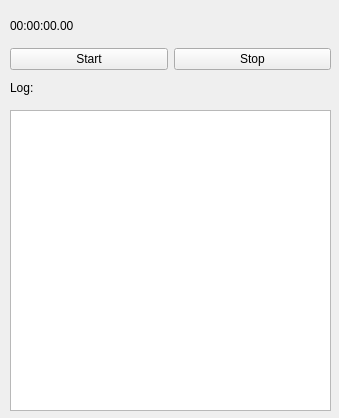
<?xml version="1.0" encoding="UTF-8"?>
<ui version="4.0">
 <class>MainWindow</class>
 <widget class="QMainWindow" name="MainWindow">
  <property name="geometry">
   <rect>
    <x>0</x>
    <y>0</y>
    <width>339</width>
    <height>418</height>
   </rect>
  </property>
  <property name="windowTitle">
   <string>MainWindow</string>
  </property>
  <widget class="QWidget" name="centralwidget">
   <widget class="QWidget" name="verticalLayoutWidget">
    <property name="geometry">
     <rect>
      <x>0</x>
      <y>0</y>
      <width>341</width>
      <height>80</height>
     </rect>
    </property>
    <layout class="QVBoxLayout" name="verticalLayout">
     <property name="leftMargin">
      <number>10</number>
     </property>
     <property name="topMargin">
      <number>10</number>
     </property>
     <property name="rightMargin">
      <number>10</number>
     </property>
     <property name="bottomMargin">
      <number>10</number>
     </property>
     <item>
      <widget class="QLabel" name="timerLable">
       <property name="text">
        <string>00:00:00.00</string>
       </property>
      </widget>
     </item>
     <item>
      <layout class="QHBoxLayout" name="horizontalLayout">
       <item>
        <widget class="QPushButton" name="startButton">
         <property name="text">
          <string>Start</string>
         </property>
        </widget>
       </item>
       <item>
        <widget class="QPushButton" name="stopButton">
         <property name="enabled">
          <bool>true</bool>
         </property>
         <property name="text">
          <string>Stop</string>
         </property>
        </widget>
       </item>
      </layout>
     </item>
    </layout>
   </widget>
   <widget class="QTextEdit" name="logTextEdit">
    <property name="geometry">
     <rect>
      <x>10</x>
      <y>110</y>
      <width>321</width>
      <height>301</height>
     </rect>
    </property>
   </widget>
   <widget class="QLabel" name="logLable">
    <property name="geometry">
     <rect>
      <x>10</x>
      <y>80</y>
      <width>49</width>
      <height>16</height>
     </rect>
    </property>
    <property name="text">
     <string>Log:</string>
    </property>
   </widget>
  </widget>
 </widget>
 <resources/>
 <connections/>
</ui>
